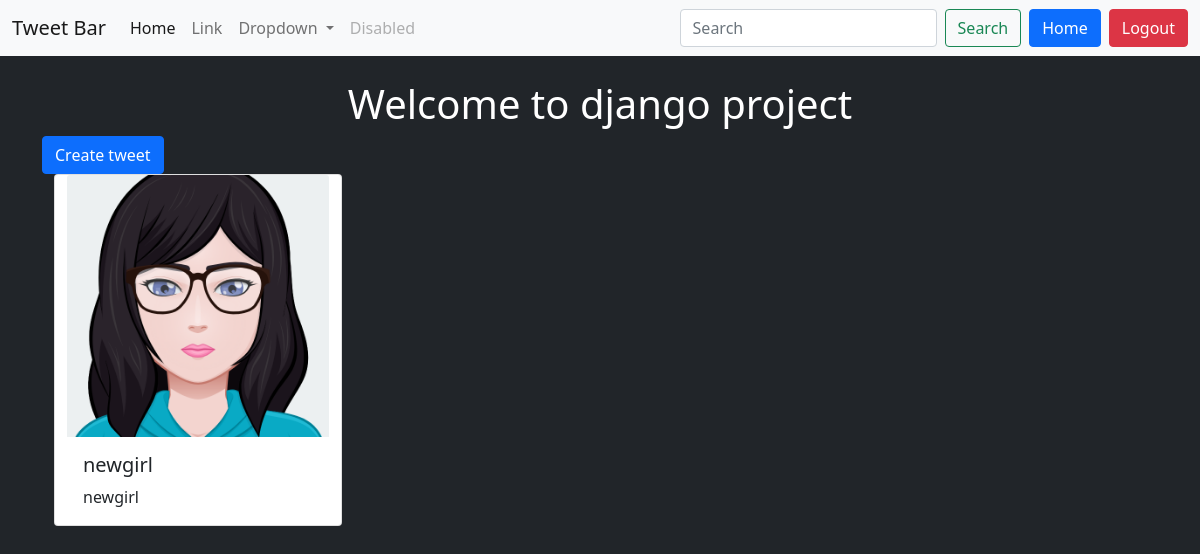
The page /tweet/ (signed in) on the database its author committed.
### tweet/models.py (models this page shows, shortened)
class Tweet(models.Model):
    user=models.ForeignKey(User,on_delete=models.CASCADE)
    text= models.TextField(max_length=240)
    photo= models.ImageField(upload_to='photos/',blank=True,null=True)
    created_at=models.DateTimeField(auto_now_add=True)
    updated_at=models.DateTimeField(auto_now=True)

### tweet/views.py (the view)
# urls.py: path('', views.tweet_list, name='tweet_list'),
def tweet_list(request):
    tweets = Tweet.objects.all().order_by('-created_at')
    return render(request, 'tweet_list.html', {'tweets': tweets})

### tweet/templates/tweet_list.html (shortened to what this page needs)
{% extends "layout.html"%}
{%block content%}
<h1 class="text-center text-white mt-4">Welcome to django project</h1>
<a class="btn btn-primary" href="{% url 'tweet_create' %}">Create tweet</a>
<div class="container row gap-3">
    {% for tweet in tweets %}
    <div class="card" style="width: 18rem;">
        <img src="{{tweet.photo.url}}" class="card-img-top" alt="...">
        <div class="card-body">
          <h5 class="card-title">{{tweet.user.username}}</h5>
          <p class="card-text">{{tweet.text}}</p>
        </div>
      </div>
    {% endfor %}
</div>
{%endblock%}

### rows shown on the page
Tweet: photo (picture), user.username "newgirl", text "newgirl"
